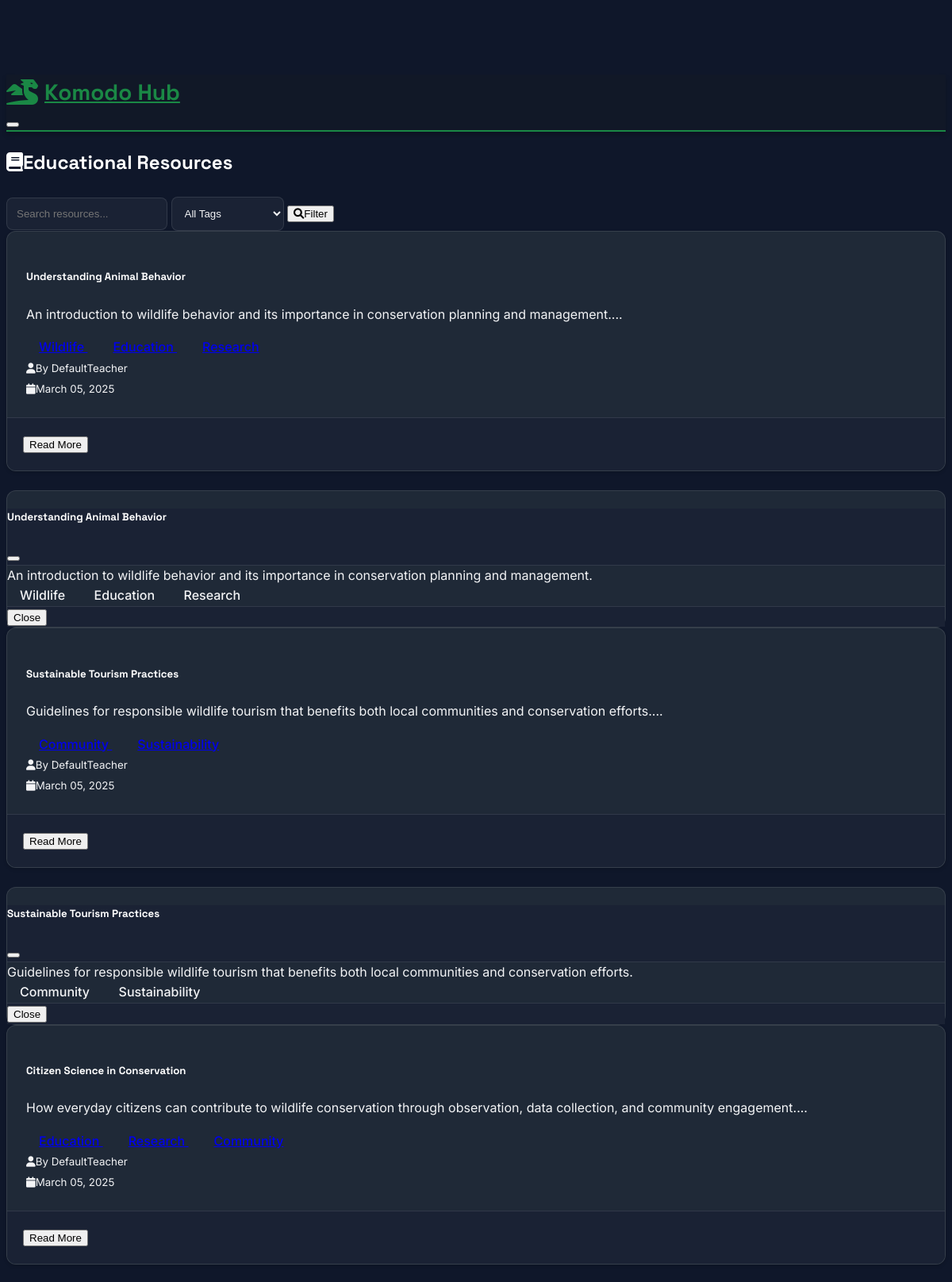
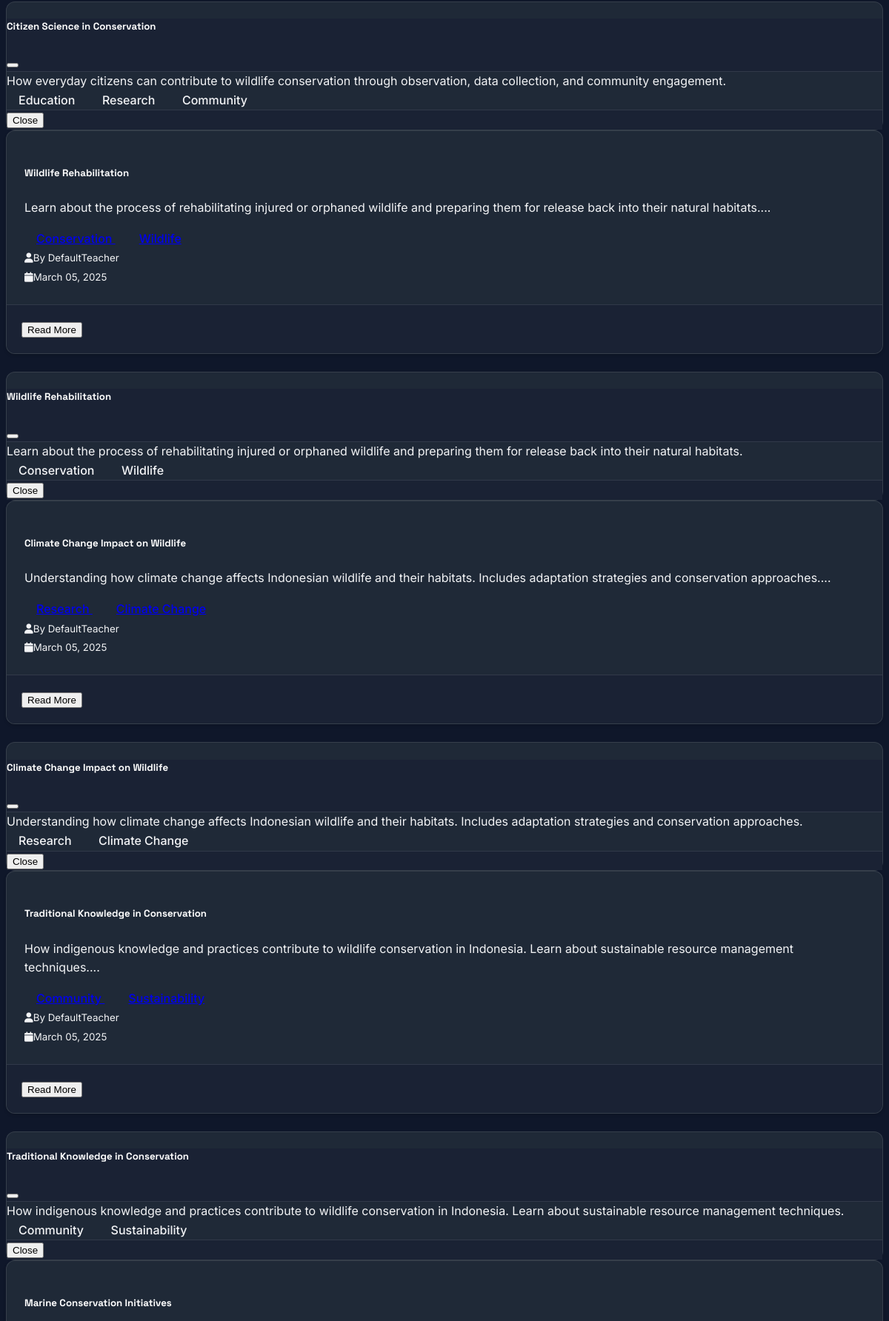
The page /education (upper part) on the database its author committed (2 pictures, top to bottom).
### models.py (models this page shows, shortened)
class EducationalResource(db.Model):
    id = db.Column(db.Integer, primary_key=True)
    title = db.Column(db.String(200), nullable=False)
    content = db.Column(db.Text, nullable=False)
    author_id = db.Column(db.Integer, db.ForeignKey('user.id'), nullable=False)
    created_at = db.Column(db.DateTime, default=datetime.utcnow)
    tags = db.relationship('ResourceTag', secondary=resource_tags, backref='resources')

class User(UserMixin, db.Model):
    id = db.Column(db.Integer, primary_key=True)
    username = db.Column(db.String(64), unique=True, nullable=False)
    email = db.Column(db.String(120), unique=True, nullable=False)
    password_hash = db.Column(db.String(256))
    role = db.Column(db.String(20), nullable=False)  # teacher, student, community
    created_at = db.Column(db.DateTime, default=datetime.utcnow)
    avatar = db.Column(db.String(200), default='default.svg')  # URL to avatar image
    theme_preference = db.Column(db.String(50), default='light')  # light, dark, nature
    achievements = db.relationship('Achievement', backref='user', lazy=True)
    resources = db.relationship('EducationalResource', backref='author', lazy=True)
    programs = db.relationship('ConservationProgram', backref='coordinator', lazy=True)
    progress = db.relationship('UserProgress', backref='user', lazy=True)
    programs_joined = db.relationship('ConservationProgram',
                                    secondary='user_programs',
                                    backref=db.backref('participants', lazy='dynamic'))
    species_sightings = db.relationship('SpeciesSighting', back_populates='observer', lazy=True)
    access_codes = db.relationship('SchoolAccessCode', backref='school', lazy=True)
    challenges = db.relationship('UserChallenge', back_populates='player', lazy=True)

class ResourceTag(db.Model):
    id = db.Column(db.Integer, primary_key=True)
    name = db.Column(db.String(50), unique=True, nullable=False)
    created_at = db.Column(db.DateTime, default=datetime.utcnow)

### blueprints/education.py (the view, shortened to what this page needs)
@education.route('/education')
def resources():
    tag_filter = request.args.get('tag')
    search_query = request.args.get('search')
    query = EducationalResource.query
    if tag_filter:
        query = query.join(EducationalResource.tags).filter(ResourceTag.name == tag_filter)
    if search_query:
        query = query.filter(EducationalResource.title.ilike(f'%{search_query}%'))
    tags = ResourceTag.query.all()
    resources = query.order_by(EducationalResource.created_at.desc()).all()
    form = ResourceForm()  # Create form instance for the modal
    return render_template('education/resources.html',
                         resources=resources,
                         form=form,
                         tags=tags,
                         current_tag=tag_filter,
                         search_query=search_query)

### forms.py
class ResourceForm(FlaskForm):
    title = StringField('Title', validators=[DataRequired()])
    content = TextAreaField('Content', validators=[DataRequired()])

### templates/education/resources.html (shortened to what this page needs)
{% extends "base.html" %}
{% block content %}
<div class="row mb-4">
    <div class="col-12 d-flex justify-content-between align-items-center">
        <h2><i class="fas fa-book me-2"></i>Educational Resources</h2>
    </div>
</div>
<div class="row mb-4">
    <div class="col-md-8">
        <form class="d-flex gap-2" method="GET">
            <input type="text" name="search" class="form-control" placeholder="Search resources..."
                   value="{{ search_query or '' }}">
            <select name="tag" class="form-select" style="width: auto;">
                <option value="">All Tags</option>
            </select>
            <button type="submit" class="btn btn-primary">
                <i class="fas fa-search me-1"></i>Filter
            </button>
        </form>
    </div>
</div>
<div class="row g-4">
    {% for resource in resources %}
    <div class="col-md-6">
        <div class="card h-100">
            <div class="card-body">
                <h5 class="card-title">{{ resource.title }}</h5>
                <p class="card-text">{{ resource.content[:200] }}...</p>
                <div class="mt-3">
                    {% for tag in resource.tags %}
                    <a href="{{ url_for('education.resources', tag=tag.name) }}"
                       class="badge bg-secondary text-decoration-none me-1">
                    </a>
                    {% endfor %}
                </div>
                <div class="mt-3">
                    <small class="text-muted">
                        <i class="fas fa-user me-2"></i>By {{ resource.author.username }}
                    </small>
                    <br>
                    <small class="text-muted">
                        <i class="fas fa-calendar me-2"></i>{{ resource.created_at.strftime('%B %d, %Y') }}
                    </small>
                </div>
            </div>
            <div class="card-footer">
                <button class="btn btn-primary btn-sm" data-bs-toggle="modal" data-bs-target="#resourceModal{{ resource.id }}">
                    Read More
                </button>
            </div>
        </div>
    </div>
    <div class="modal fade" id="resourceModal{{ resource.id }}" tabindex="-1">
        <div class="modal-dialog modal-lg">
            <div class="modal-content">
                <div class="modal-header">
                    <h5 class="modal-title">{{ resource.title }}</h5>
                    <button type="button" class="btn-close" data-bs-dismiss="modal"></button>
                </div>
                <div class="modal-body">
                    {{ resource.content }}
                    <div class="mt-3">
                        {% for tag in resource.tags %}
                        <span class="badge bg-secondary me-1">{{ tag.name }}</span>
                        {% endfor %}
                    </div>
                </div>
                <div class="modal-footer">
                    <button type="button" class="btn btn-secondary" data-bs-dismiss="modal">Close</button>
                </div>
            </div>
        </div>
    </div>
    {% endfor %}
</div>
{% endblock %}

### templates/base.html (style rules this page uses)
:root { --transition-speed: 0.3s; --header-height: 70px; --card-border-radius: 12px; --spacing-unit: 1rem; --color-forest: #1a8845; --color-moss: #156c36; --color-earth: #5d4037; --color-sand: #d35400; --color-ocean: #2070b5; --shadow-sm: 0 2px 4px rgba(0, 0, 0, 0.15); --shadow-md: 0 4px 6px rgba(0, 0, 0, 0.2); --shadow-lg: 0 10px 15px rgba(0, 0, 0, 0.3); }
[data-bs-theme="dark"] { --navbar-bg: #111827; --card-bg: #1f2937; --body-bg: #0f172a; --text-primary: #f3f4f6; --text-muted: rgba(255, 255, 255, 0.7); --heading-color: #ffffff; --color-forest-rgb: 26, 136, 69; --border-color: rgba(255, 255, 255, 0.1); --card-shadow: 0 2px 4px rgba(0, 0, 0, 0.15); --hover-bg: rgba(26, 136, 69, 0.2); --section-bg: #1a2234; --nav-link-color: #ffffff; --nav-link-hover: #ffffff; --nav-bg-hover: var(--color-forest); --modal-bg: #1f2937; --dropdown-bg: #1f2937; --input-bg: #1a2234; --input-text: #f3f4f6; --dropdown-hover: rgba(255, 255, 255, 0.1); }
body { font-family: 'Inter', sans-serif; line-height: 1.6; transition: all var(--transition-speed) ease; padding-top: calc(var(--header-height) + var(--spacing-unit)); background-color: var(--body-bg); color: var(--text-primary); }
h1, h2, h3, h4, h5, h6 { font-family: 'Space Grotesk', sans-serif; font-weight: 700; margin-bottom: calc(var(--spacing-unit) * 1.5); color: var(--heading-color); }
.card { border: none; border-radius: var(--card-border-radius); background: var(--card-bg); box-shadow: var(--card-shadow); margin-bottom: calc(var(--spacing-unit) * 1.5); border: 1px solid var(--border-color); overflow: hidden; }
.card-body { color: var(--text-primary); padding: calc(var(--spacing-unit) * 1.5); }
.card-footer { padding: calc(var(--spacing-unit) * 1.25); border-top: 1px solid var(--border-color); background: var(--section-bg); }
.form-control, .form-select { padding: calc(var(--spacing-unit) * 0.75); border-radius: 8px; border: 1px solid var(--border-color); background: var(--input-bg); color: var(--input-text); }
.modal-content { background: var(--modal-bg); border: 1px solid var(--border-color); border-radius: var(--card-border-radius); }
.modal-header { border-bottom: 1px solid var(--border-color); background: var(--section-bg); }
.modal-footer { border-top: 1px solid var(--border-color); background: var(--section-bg); }
.badge { font-weight: 500; padding: 0.5em 1em; border-radius: 6px; }

### rows shown on the page
EducationalResource: title "Understanding Animal Behavior", content "An introduction to wildlife behavior and its importance in conservation planning and management.", author.username "DefaultTeacher", created_at "March 05, 2025"
ResourceTag: name "Wildlife"
ResourceTag: name "Education"
ResourceTag: name "Research"
EducationalResource: title "Sustainable Tourism Practices", content "Guidelines for responsible wildlife tourism that benefits both local communities and conservation efforts.", author.username "DefaultTeacher", created_at "March 05, 2025"
ResourceTag: name "Community"
ResourceTag: name "Sustainability"
EducationalResource: title "Citizen Science in Conservation", content "How everyday citizens can contribute to wildlife conservation through observation, data collection, and community engagement.", author.username "DefaultTeacher", created_at "March 05, 2025"
EducationalResource: title "Wildlife Rehabilitation", content "Learn about the process of rehabilitating injured or orphaned wildlife and preparing them for release back into their natural habitats.", author.username "DefaultTeacher", created_at "March 05, 2025"
ResourceTag: name "Conservation"
EducationalResource: title "Climate Change Impact on Wildlife", content "Understanding how climate change affects Indonesian wildlife and their habitats. Includes adaptation strategies and conservation approaches.", author.username "DefaultTeacher", created_at "March 05, 2025"
ResourceTag: name "Climate Change"
EducationalResource: title "Traditional Knowledge in Conservation", content "How indigenous knowledge and practices contribute to wildlife conservation in Indonesia. Learn about sustainable resource management techniques.", author.username "DefaultTeacher", created_at "March 05, 2025"
EducationalResource: title "Marine Conservation Initiatives"
